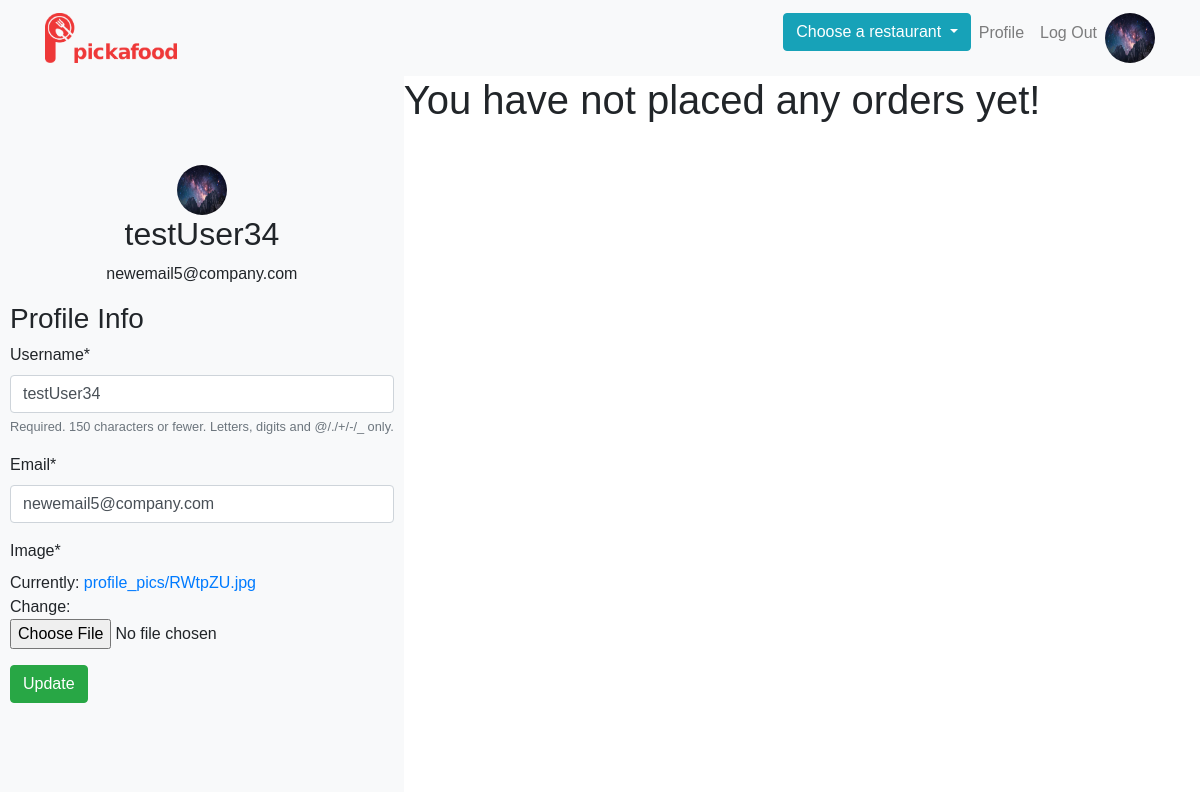
/profile/ (signed in), run on an earlier commit of the app's database.
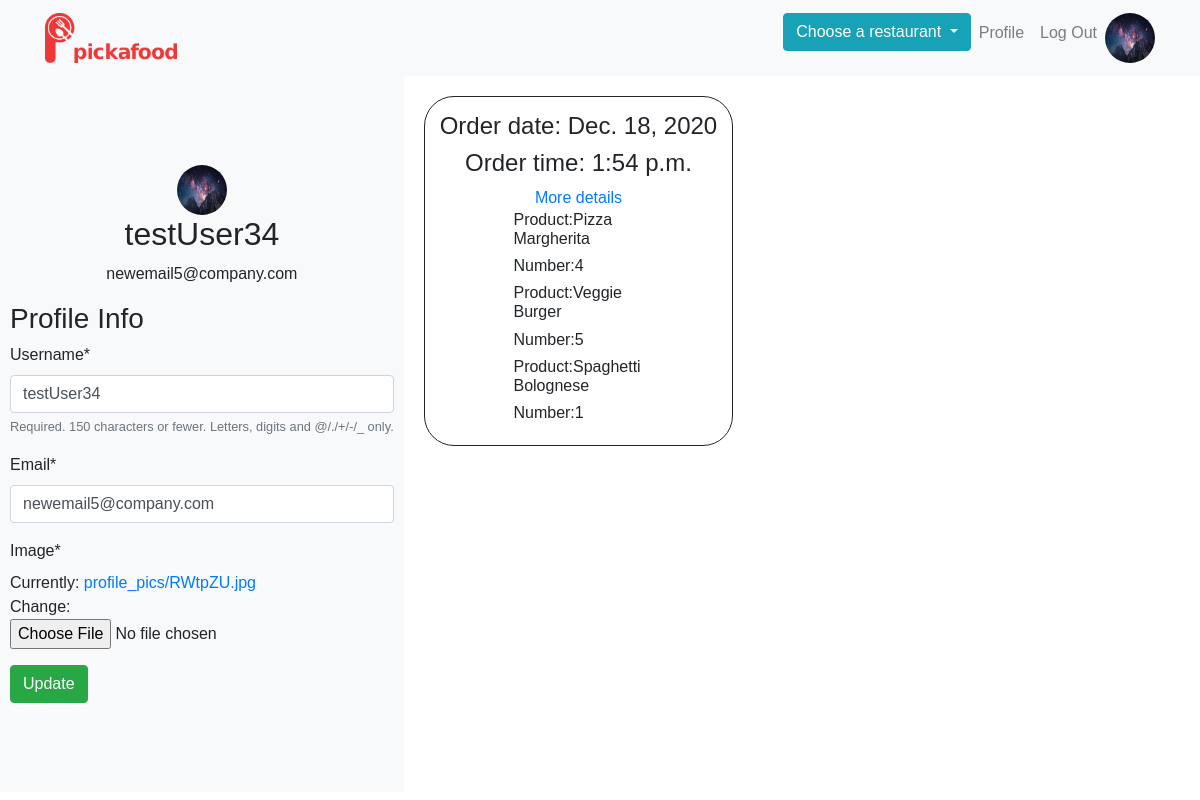
And on a later commit of the database.
### app/models.py (models this page shows, shortened)
class Order(models.Model):
    date = models.DateField()
    time = models.TimeField()
    number_of_people = models.IntegerField()
    name = models.CharField(max_length=150)
    telephone_number = models.CharField(validators=[phone_regex],
                                        max_length=17,
                                        blank=True)
    email = models.EmailField()
    order_restaurant = models.ForeignKey(Restaurant, on_delete=models.DO_NOTHING)
    order_profile = models.ForeignKey(Profile, on_delete=models.DO_NOTHING)

class OrderItem(models.Model):
    name = models.ForeignKey(MenuItem, on_delete=models.DO_NOTHING)
    user_order = models.ForeignKey(Order, on_delete=models.DO_NOTHING)
    number_ordered = models.IntegerField()

class MenuItem(models.Model):
    name = models.CharField(max_length=255)
    description = models.TextField()
    category = models.ForeignKey(Category, on_delete=models.DO_NOTHING)
    restaurant = models.ForeignKey(Restaurant, on_delete=models.DO_NOTHING)
    image = models.ImageField(upload_to=upload_menu_image_destination, blank=True, null=True)
    price = models.DecimalField(max_digits=5, decimal_places=2)
    is_active = models.BooleanField(default=False)
    is_healthy = models.BooleanField(default=False)
    def __str__(self):
        return self.name

### users/views.py (the view)
# urls.py: path('profile/', user_views.profile, name='profile'),
@login_required
def profile(request):
    if request.method == 'POST':
        user_form = UserUpdateForm(request.POST, instance=request.user)
        profile_form = ProfileUpdateForm(request.POST, request.FILES,
                                         instance=request.user.profile)
        if user_form.is_valid() and profile_form.is_valid():
            user_form.save()
            profile_form.save()
            messages.success(request, f'Your account has been updated!')
            return redirect('profile')
    else:
        user_form = UserUpdateForm(instance=request.user)
        profile_form = ProfileUpdateForm(instance=request.user.profile)
    restaurants = Restaurant.objects.all()
    context = {
          'user_form': user_form,
          'profile_form': profile_form,
          'restaurants': restaurants,
    }
    if not request.user.profile.is_restaurant_admin_profile == '':
        restaurant_orders = [item for item in Order.objects.all() if get_restaurant_name(item.order_restaurant.name) == request.user.profile.is_restaurant_admin_profile]
        current = len(restaurant_orders)
        context['range'] = range(current)
        context['orders'] = restaurant_orders
        return render(request, 'users/admin_profile.html', context)
    else:
        user_order = Order.objects.filter(order_profile=request.user.profile)
        current = user_order.count()
        context['range'] = range(current)
        context['orders'] = user_order
        return render(request, 'users/common_profile.html', context)

### users/forms.py
class UserUpdateForm(forms.ModelForm):
    email = forms.EmailField()
    class Meta:
        model = User
        fields = [
            'username',
            'email',
        ]

class ProfileUpdateForm(forms.ModelForm):
    class Meta:
        model = Profile
        fields = [
            'image',
        ]

### users/models.py (called while the page is built)
    @property
    def is_restaurant_admin_profile(self):
        for item in RESTAURANT_NAMES:
            if not self.user.email.__str__().find(item) == -1:
                is_restaurant_admin_profile = item
                return is_restaurant_admin_profile
        return ''

### app/templates/users/common_profile.html
{% extends 'users/profile.html' %}
{% block is_admin %}
    {% if orders %}
        {% for order in orders %}
            <div
                    style="
              min-width: 150px;
              min-height: 150px;
              border-radius: 30px;
              border: 1px solid;
              display: flex;
              justify-content: center;
              align-items: center;
              flex-direction: column;
              margin: 20px;
              padding: 15px;
              box-sizing: border-box;
            "
            >
                <h4>Order date: {{ order.date }}</h4>
                <h4>Order time: {{ order.time }}</h4>
                <a href="#">More details</a>
                {% for ord in order.orderitem_set.all %}
                    <div>
                        <h6 style="
                                width: 130px;
                                word-wrap: break-word"
                        >Product:{{ ord.name }}</h6>
                        <h6 style="
                            width: 130px;
                            word-wrap: break-word;"
                        >Number:{{ ord.number_ordered }}</h6>
                    </div>
                {% endfor %}
            </div>
        {% endfor %}
    {% else %}
        <h1>You have not placed any orders yet!</h1>
    {% endif %}
{% endblock is_admin %}

What changed in the data, as far as the page shows it:
added Order: date "Dec. 18, 2020", time "1:54 p.m."
added OrderItem: name "Pizza Margherita", number_ordered "4"
added OrderItem: name "Veggie Burger", number_ordered "5"
added OrderItem: name "Spaghetti Bolognese", number_ordered "1"
Also different on the page:
text no longer shown: "You have not placed any orders yet!"
